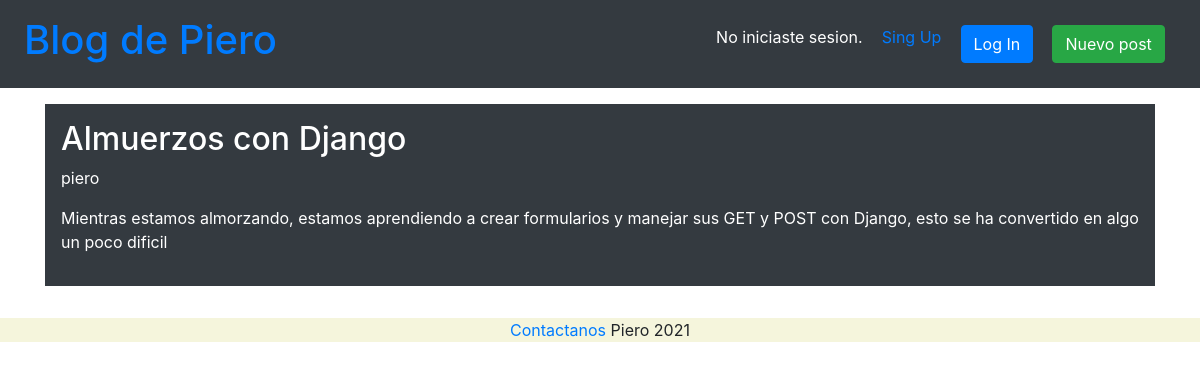
Screenshot of /post/3/ with the database file from the repository.
### blog/models.py (models this page shows, shortened)
class Post(models.Model):
    titulo = models.CharField(max_length=100)
    descripcion =models.CharField(max_length=200)
    autor =  models.ForeignKey('auth.User', on_delete=models.CASCADE)
    cuerpo = models.TextField()

### blog/views.py (the view)
# urls.py: path('post/<int:pk>/', BlogDetailView.as_view(), name="detail"),
class BlogDetailView(DetailView):
    model = Post
    template_name = 'detail.html'

### templates/detail.html (shortened to what this page needs)
{% extends 'base.html'%}
{% block content%}
<div class="container p-3 my-3 bg-dark text-white">
<h2>{{object.titulo}}</h2>
<p>{{object.autor}}</p>
<p>{{object.cuerpo}}</p>
</div>
{% endblock content %}

### rows the page displays
Post: titulo "Almuerzos con Django", autor "piero", cuerpo "Mientras estamos almorzando, estamos aprendiendo a crear formularios y manejar sus GET y POST con Django, esto se ha convertido en algo un poco dificil"
